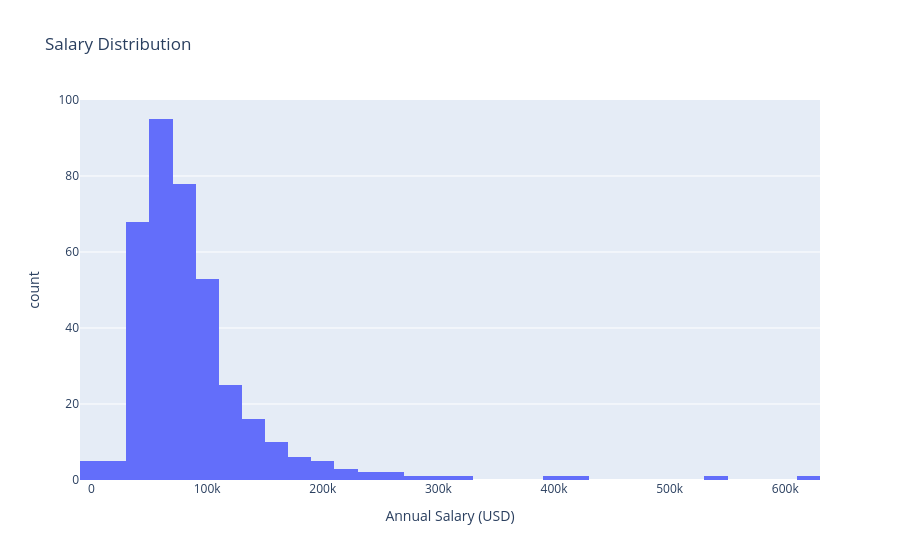

The cell this chart's notebook holds for it:
### Code cell
# Interactive histogram ÔÇö salary distribution
fig = px.histogram(
    df_salary,
    x='normalized_salary',
    nbins=60,
    title='Salary Distribution',
    labels={'normalized_salary': 'Annual Salary (USD)'}
)
fig.show()

### Figure 1 — Plotly figure (JSON) as saved in the notebook; plotly's stock layout.template omitted (floating-point values rounded to 4 significant figures; data arrays with more than 128 entries replaced by an {"elided": "..."} marker saying what was removed)
{"data": [{"bingroup": "x", "hovertemplate": "Annual Salary (USD)=%{x}<br>count=%{y}<extra></extra>", "legendgroup": "", "marker": {"color": "#636efa", "pattern": {"shape": ""}}, "name": "", "nbinsx": 60, "orientation": "v", "showlegend": false, "type": "histogram", "x": {"elided": "380 float values"}, "xaxis": "x", "yaxis": "y"}], "layout": {"barmode": "relative", "legend": {"tracegroupgap": 0}, "title": {"text": "Salary Distribution"}, "xaxis": {"anchor": "y", "domain": [0, 1], "title": {"text": "Annual Salary (USD)"}}, "yaxis": {"anchor": "x", "domain": [0, 1], "title": {"text": "count"}}}}
